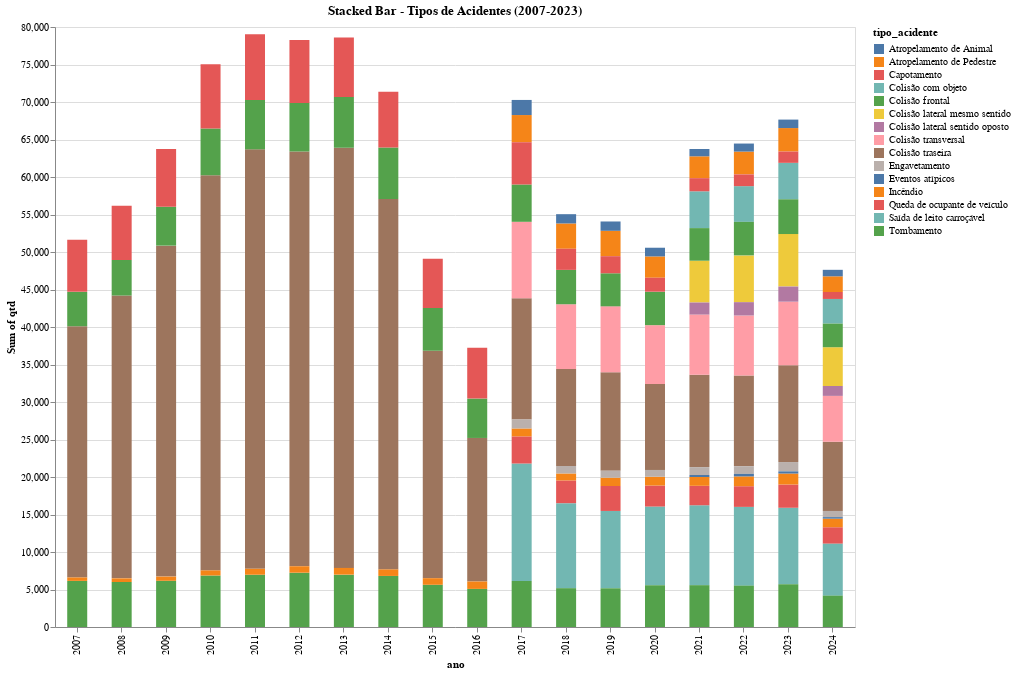

Notebook code cell kept with this figure:
### Code cell
grafico = alt.Chart(df_acidentes_tipo_geral).mark_bar(width=20).encode(
    x='ano',
    y='sum(qtd)',
    color='tipo_acidente'
).properties(
      title='Stacked Bar - Tipos de Acidentes (2007-2023)',
      width=800, height=600
).interactive()
grafico

### Figure 1 — Vega-Lite specification as saved in the notebook (floating-point values rounded to 4 significant figures; data arrays with more than 128 entries replaced by an {"elided": "..."} marker saying what was removed)
{"config": {"view": {"continuousWidth": 300, "continuousHeight": 300}}, "data": {"name": "data-56491ccf7d3c7e84071cc988e1db1844"}, "mark": {"type": "bar", "width": 20}, "encoding": {"color": {"field": "tipo_acidente", "type": "nominal"}, "x": {"field": "ano", "type": "nominal"}, "y": {"aggregate": "sum", "field": "qtd", "type": "quantitative"}}, "height": 600, "params": [{"name": "param_14", "select": {"type": "interval", "encodings": ["x", "y"]}, "bind": "scales"}], "title": "Stacked Bar - Tipos de Acidentes (2007-2023)", "width": 800, "$schema": "https://vega.github.io/schema/vega-lite/v5.17.0.json", "datasets": {"data-56491ccf7d3c7e84071cc988e1db1844": {"elided": "162 records"}}}
